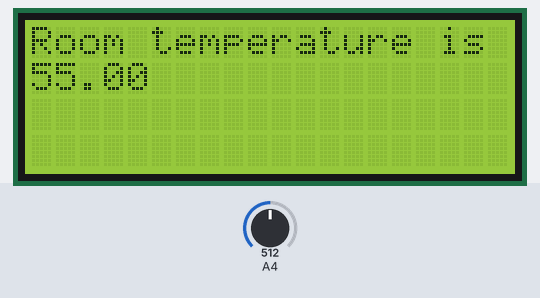
Recording of a sketch running on a simulated Arduino Uno, built with avr-gcc and run on an emulated ATmega328P. Parts: 20×4 character LCD. The test bench sets the inputs (shaded band); at power-on: A4 = 512.

Above: at 1.2 s.
1.3 s: A4 set to 716
At 2.5 s:
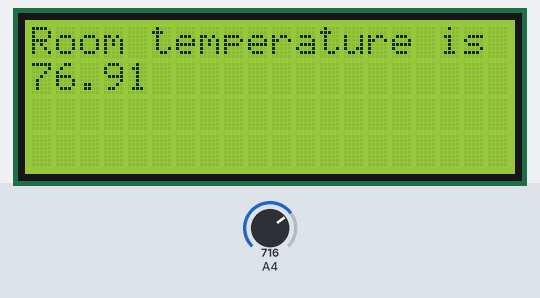
3.5 s: A4 set to 900
At 5.2 s:
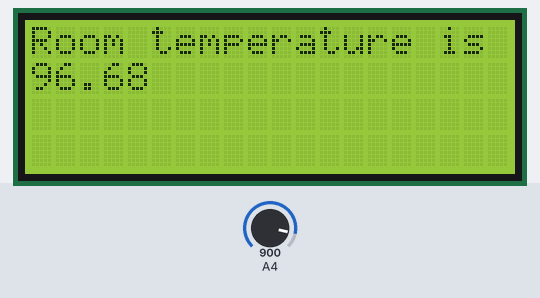
5.5 s: A4 set to 1023
At 7.0 s:
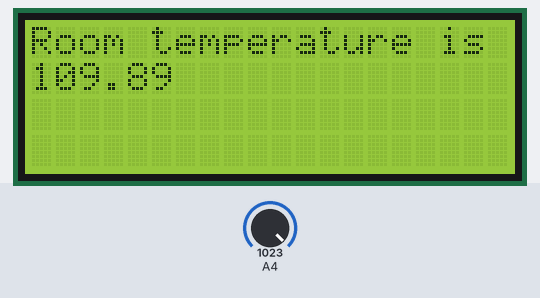
Timing chart, 0 to 8.5 s (numbered marks = the images above; inputs shaded):
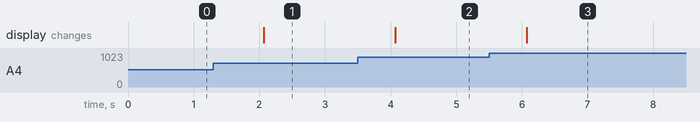

The sketch:

LM35-2.ino
```cpp
#include<LiquidCrystal.h>
LiquidCrystal lcd(8, 9, 10, 11, 12, 13);


void setup()
{
  analogReference(INTERNAL);
  lcd.begin(20, 4);
  lcd.setCursor(0,0);
  lcd.print("Room temperature is");
}

void loop()
{
  float temp = 100.00 * (1.10 / 1024.00) * analogRead(A4);
  lcd.setCursor(0, 1); // lcd.setCursor(column , row)
  lcd.print(temp);
  delay(1000);
}
```

Measured:
- after the input at 1.3 s, the display: changes after 0.77 s (image 1)
- after the input at 3.5 s, the display: changes after 0.57 s (image 2)
- after the input at 5.5 s, the display: changes after 0.57 s (image 3)
